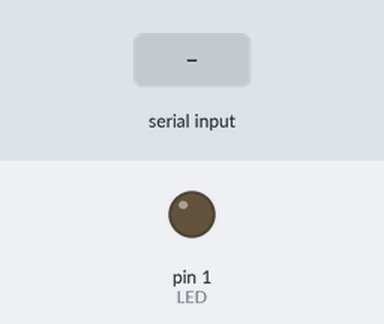
Recording of a sketch running on a simulated Arduino Uno, built with avr-gcc and run on an emulated ATmega328P. Shown: output pins drawn as LEDs (lit = HIGH). Inputs (shaded band) come from the test bench.

Above: at 1.3 s.
1.4 s: "1" received over the second serial link
At 1.8 s:
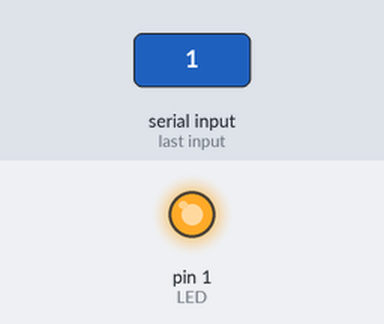
Timing chart, 0 to 4.4 s (numbered marks = the images above; inputs shaded):
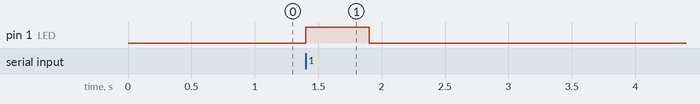

Measured:
- after the input at 1.4 s, pin 1 (LED): LOW → HIGH at once, → LOW 0.50 s later

The sketch:

Chapter5_04Serial.ino
```cpp
/* Trinket Software Serial Echo Program

   From Chapter 5 of Getting Started with Trinket by Mike Barela, 2014
   Version 1.0 - Initial Version
*/

#include <SoftwareSerial.h> // Use the Arduino IDE library
#include <ctype.h>          // <1>

SoftwareSerial Serial(2,0); // <2>

#define LED 1  // <3>

void setup(void) {
  Serial.begin(9600); // <4>
  Serial.println("Hello from Trinket");  // Verify comms working
  Serial.println(" ");
  Serial.println("Type text and I will echo it back");
  Serial.println("Any time I see a number, I will flash the LED");
  Serial.println(" ");
  pinMode(LED, OUTPUT);  // Red LED pin
}

void loop(void) {  // <5>
  char c;
  if (Serial.available()) {   // Has something been received?
    c = Serial.read();        //  yes, read it
    Serial.write(toupper(c)); // write it back out
    if(c >= '0' and c <= '9') flash();  // if a number, flash the LED
  }
}

void flash() {
  digitalWrite(LED, HIGH);   // <6>
  delay(500);
  digitalWrite(LED, LOW);
}
/*
<1> This is the standard C library for character functions.
<2> Sefine a software serial connection, the pin order is important: first is the receive pin 2 (abbreviated RX), the second the transmit pin 0 (TX).  Both values are required, if you want to only send, use the SendOnlySoftwareSerial library.
<3> The program uses the Trinket on-board LED on Pin #1.
<4> Start the serial connection - be sure you set up the computer terminal program for 9600 baud, 8 bits, 1 stop bit, no parity (a fairly standard set of values).
<5> If a character is typed on the computer, it is changed to upper case and sent back to the user.  If a number is types, the LED is flashed.
<6> This function flashes the LED for half a second as an indicator.
*/
```
